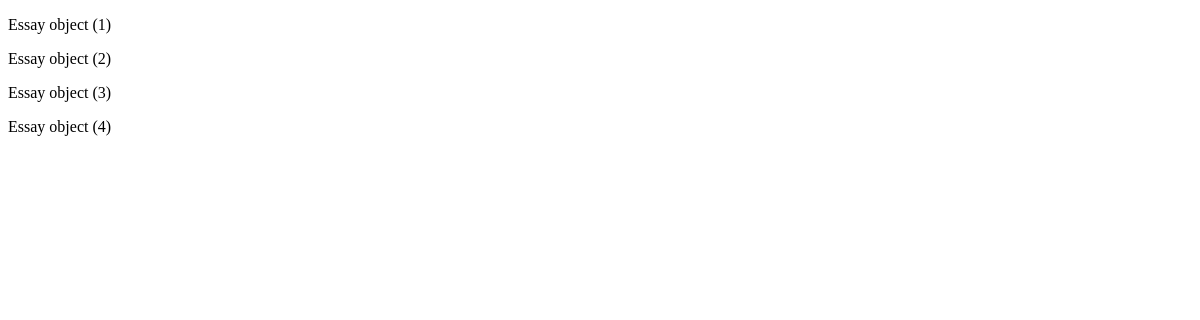
The app's page /cbv/, older data.
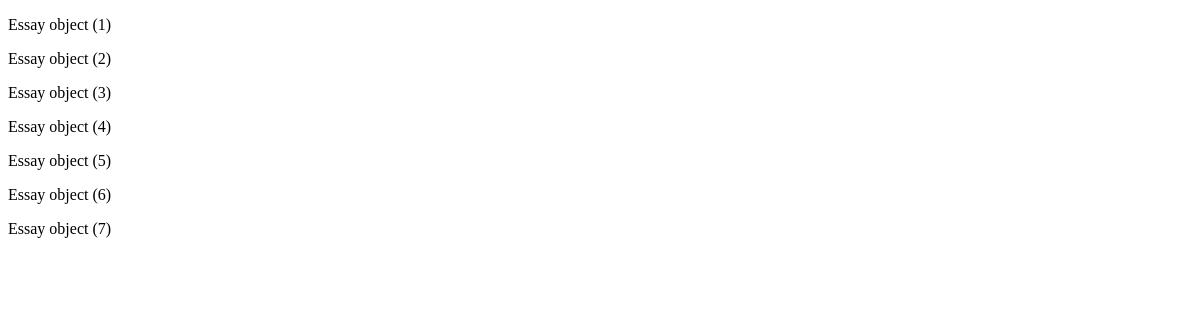
The same page, newer data.
### essays/models.py (models this page shows)
class Essay(models.Model):
    essay_title = models.TextField(verbose_name='감상문 제목')
    book_photo = models.ImageField(verbose_name='사진 첨부', null=True, blank=True)
    book_title = models.TextField(verbose_name='책 제목')
    book_author = models.TextField(verbose_name='책 지은이')
    essay_content = models.TextField(verbose_name='상세 내용')
    created_at = models.DateTimeField(verbose_name='작성일', auto_now_add=True)
    view_count = models.IntegerField(verbose_name='조회수', default=0)
    writer = models.ForeignKey(to=User, on_delete=models.CASCADE, null=True, blank=True)

### essays/views.py (the view)
# urls.py: path('cbv/', class_view.as_view()),
class class_view(ListView):
    model = Essay
    template_name = 'cbv_view.html'

### essays/templates/cbv_view.html (shortened to what this page needs)
<!DOCTYPE html>
<html lang="en">
<head>
</head>
<body>
    {% for object in object_list %}
        <p>{{ object }}</p>
    {% endfor %}
</body>
</html>

Row changes from the older to the newer data that the page shows:
added Essay: id "Essay object (5)"
added Essay: id "Essay object (6)"
added Essay: id "Essay object (7)"
